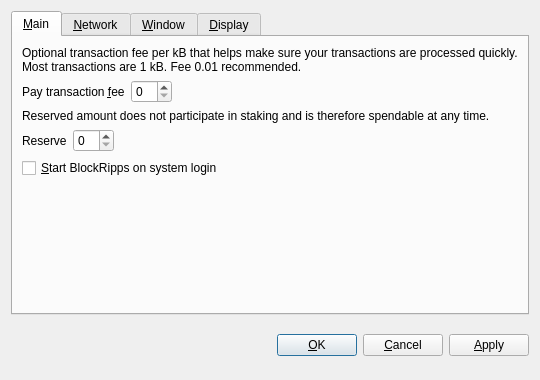
<?xml version="1.0" encoding="UTF-8"?>
<ui version="4.0">
 <class>OptionsDialog</class>
 <widget class="QDialog" name="OptionsDialog">
  <property name="geometry">
   <rect>
    <x>0</x>
    <y>0</y>
    <width>540</width>
    <height>380</height>
   </rect>
  </property>
  <property name="windowTitle">
   <string>Options</string>
  </property>
  <property name="modal">
   <bool>true</bool>
  </property>
  <layout class="QVBoxLayout" name="verticalLayout">
   <item>
    <widget class="QTabWidget" name="tabWidget">
     <property name="tabPosition">
      <enum>QTabWidget::North</enum>
     </property>
     <property name="currentIndex">
      <number>0</number>
     </property>
     <widget class="QWidget" name="tabMain">
      <attribute name="title">
       <string>&amp;Main</string>
      </attribute>
      <layout class="QVBoxLayout" name="verticalLayout_Main">
       <item>
        <widget class="QLabel" name="transactionFeeInfoLabel">
         <property name="text">
          <string>Optional transaction fee per kB that helps make sure your transactions are processed quickly. Most transactions are 1 kB. Fee 0.01 recommended.</string>
         </property>
         <property name="textFormat">
          <enum>Qt::PlainText</enum>
         </property>
         <property name="wordWrap">
          <bool>true</bool>
         </property>
        </widget>
       </item>
       <item>
        <layout class="QHBoxLayout" name="horizontalLayoutFee">
         <item>
          <widget class="QLabel" name="transactionFeeLabel">
           <property name="text">
            <string>Pay transaction &amp;fee</string>
           </property>
           <property name="textFormat">
            <enum>Qt::PlainText</enum>
           </property>
           <property name="buddy">
            <cstring>transactionFee</cstring>
           </property>
          </widget>
         </item>
         <item>
          <widget class="BitcoinAmountField" name="transactionFee"/>
         </item>
         <item>
          <spacer name="horizontalSpacerFee">
           <property name="orientation">
            <enum>Qt::Horizontal</enum>
           </property>
           <property name="sizeHint" stdset="0">
            <size>
             <width>40</width>
             <height>20</height>
            </size>
           </property>
          </spacer>
         </item>
        </layout>
       </item>
       <item>
        <widget class="QLabel" name="reserveBalanceInfoLabel">
         <property name="text">
          <string>Reserved amount does not participate in staking and is therefore spendable at any time.</string>
         </property>
         <property name="textFormat">
          <enum>Qt::PlainText</enum>
         </property>
         <property name="wordWrap">
          <bool>true</bool>
         </property>
        </widget>
       </item>
       <item>
        <layout class="QHBoxLayout" name="horizontalLayoutReserveBalance">
         <item>
          <widget class="QLabel" name="reserveBalanceLabel">
           <property name="text">
            <string>Reserve</string>
           </property>
           <property name="textFormat">
            <enum>Qt::PlainText</enum>
           </property>
           <property name="buddy">
            <cstring>reserveBalance</cstring>
           </property>
          </widget>
         </item>
         <item>
          <widget class="BitcoinAmountField" name="reserveBalance"/>
         </item>
         <item>
          <spacer name="horizontalSpacerReserveBalance">
           <property name="orientation">
            <enum>Qt::Horizontal</enum>
           </property>
           <property name="sizeHint" stdset="0">
            <size>
             <width>40</width>
             <height>20</height>
            </size>
           </property>
          </spacer>
         </item>
        </layout>
       </item>
       <item>
        <widget class="QCheckBox" name="bitcoinAtStartup">
         <property name="toolTip">
          <string>Automatically start BlockRipps after logging in to the system.</string>
         </property>
         <property name="text">
          <string>&amp;Start BlockRipps on system login</string>
         </property>
        </widget>
       </item>
       <item>
        <spacer name="verticalSpacer_Main">
         <property name="orientation">
          <enum>Qt::Vertical</enum>
         </property>
         <property name="sizeHint" stdset="0">
          <size>
           <width>20</width>
           <height>40</height>
          </size>
         </property>
        </spacer>
       </item>
      </layout>
     </widget>
     <widget class="QWidget" name="tabNetwork">
      <attribute name="title">
       <string>&amp;Network</string>
      </attribute>
      <layout class="QVBoxLayout" name="verticalLayout_Network">
       <item>
        <widget class="QCheckBox" name="mapPortUpnp">
         <property name="toolTip">
          <string>Automatically open the BlockRipps client port on the router. This only works when your router supports UPnP and it is enabled.</string>
         </property>
         <property name="text">
          <string>Map port using &amp;UPnP</string>
         </property>
        </widget>
       </item>
       <item>
        <widget class="QCheckBox" name="connectSocks">
         <property name="toolTip">
          <string>Connect to the BlockRipps network through a SOCKS proxy (e.g. when connecting through Tor).</string>
         </property>
         <property name="text">
          <string>&amp;Connect through SOCKS proxy:</string>
         </property>
        </widget>
       </item>
       <item>
        <layout class="QHBoxLayout" name="horizontalLayout_Network">
         <item>
          <widget class="QLabel" name="proxyIpLabel">
           <property name="text">
            <string>Proxy &amp;IP:</string>
           </property>
           <property name="textFormat">
            <enum>Qt::PlainText</enum>
           </property>
           <property name="buddy">
            <cstring>proxyIp</cstring>
           </property>
          </widget>
         </item>
         <item>
          <widget class="QValidatedLineEdit" name="proxyIp">
           <property name="maximumSize">
            <size>
             <width>140</width>
             <height>16777215</height>
            </size>
           </property>
           <property name="toolTip">
            <string>IP address of the proxy (e.g. 127.0.0.1)</string>
           </property>
          </widget>
         </item>
         <item>
          <widget class="QLabel" name="proxyPortLabel">
           <property name="text">
            <string>&amp;Port:</string>
           </property>
           <property name="textFormat">
            <enum>Qt::PlainText</enum>
           </property>
           <property name="buddy">
            <cstring>proxyPort</cstring>
           </property>
          </widget>
         </item>
         <item>
          <widget class="QLineEdit" name="proxyPort">
           <property name="maximumSize">
            <size>
             <width>55</width>
             <height>16777215</height>
            </size>
           </property>
           <property name="toolTip">
            <string>Port of the proxy (e.g. 9050)</string>
           </property>
          </widget>
         </item>
         <item>
          <widget class="QLabel" name="socksVersionLabel">
           <property name="text">
            <string>SOCKS &amp;Version:</string>
           </property>
           <property name="textFormat">
            <enum>Qt::PlainText</enum>
           </property>
           <property name="buddy">
            <cstring>socksVersion</cstring>
           </property>
          </widget>
         </item>
         <item>
          <widget class="QValueComboBox" name="socksVersion">
           <property name="toolTip">
            <string>SOCKS version of the proxy (e.g. 5)</string>
           </property>
          </widget>
         </item>
         <item>
          <spacer name="horizontalSpacer_Network">
           <property name="orientation">
            <enum>Qt::Horizontal</enum>
           </property>
           <property name="sizeHint" stdset="0">
            <size>
             <width>40</width>
             <height>20</height>
            </size>
           </property>
          </spacer>
         </item>
        </layout>
       </item>
       <item>
        <spacer name="verticalSpacer_Network">
         <property name="orientation">
          <enum>Qt::Vertical</enum>
         </property>
         <property name="sizeHint" stdset="0">
          <size>
           <width>20</width>
           <height>40</height>
          </size>
         </property>
        </spacer>
       </item>
      </layout>
     </widget>
     <widget class="QWidget" name="tabWindow">
      <attribute name="title">
       <string>&amp;Window</string>
      </attribute>
      <layout class="QVBoxLayout" name="verticalLayout_Window">
       <item>
        <widget class="QCheckBox" name="minimizeToTray">
         <property name="toolTip">
          <string>Show only a tray icon after minimizing the window.</string>
         </property>
         <property name="text">
          <string>&amp;Minimize to the tray instead of the taskbar</string>
         </property>
        </widget>
       </item>
       <item>
        <widget class="QCheckBox" name="minimizeOnClose">
         <property name="toolTip">
          <string>Minimize instead of exit the application when the window is closed. When this option is enabled, the application will be closed only after selecting Quit in the menu.</string>
         </property>
         <property name="text">
          <string>M&amp;inimize on close</string>
         </property>
        </widget>
       </item>
       <item>
        <spacer name="verticalSpacer_Window">
         <property name="orientation">
          <enum>Qt::Vertical</enum>
         </property>
         <property name="sizeHint" stdset="0">
          <size>
           <width>20</width>
           <height>40</height>
          </size>
         </property>
        </spacer>
       </item>
      </layout>
     </widget>
     <widget class="QWidget" name="tabDisplay">
      <attribute name="title">
       <string>&amp;Display</string>
      </attribute>
      <layout class="QVBoxLayout" name="verticalLayout_Display">
       <item>
        <layout class="QHBoxLayout" name="horizontalLayout_1_Display">
         <item>
          <widget class="QLabel" name="langLabel">
           <property name="text">
            <string>User Interface &amp;language:</string>
           </property>
           <property name="textFormat">
            <enum>Qt::PlainText</enum>
           </property>
           <property name="buddy">
            <cstring>lang</cstring>
           </property>
          </widget>
         </item>
         <item>
          <widget class="QValueComboBox" name="lang">
           <property name="toolTip">
            <string>The user interface language can be set here. This setting will take effect after restarting BlockRipps.</string>
           </property>
          </widget>
         </item>
        </layout>
       </item>
       <item>
        <layout class="QHBoxLayout" name="horizontalLayout_2_Display">
         <item>
          <widget class="QLabel" name="unitLabel">
           <property name="text">
            <string>&amp;Unit to show amounts in:</string>
           </property>
           <property name="textFormat">
            <enum>Qt::PlainText</enum>
           </property>
           <property name="buddy">
            <cstring>unit</cstring>
           </property>
          </widget>
         </item>
         <item>
          <widget class="QValueComboBox" name="unit">
           <property name="toolTip">
            <string>Choose the default subdivision unit to show in the interface and when sending coins.</string>
           </property>
          </widget>
         </item>
        </layout>
       </item>
       <item>
        <widget class="QCheckBox" name="displayAddresses">
         <property name="toolTip">
          <string>Whether to show BlockRipps addresses in the transaction list or not.</string>
         </property>
         <property name="text">
          <string>&amp;Display addresses in transaction list</string>
         </property>
        </widget>
       </item>
       <item>
        <widget class="QCheckBox" name="coinControlFeatures">
         <property name="toolTip">
          <string>Whether to show coin control features or not.</string>
         </property>
         <property name="text">
          <string>Display coin &amp;control features (experts only!)</string>
         </property>
        </widget>
       </item>
       <item>
        <spacer name="verticalSpacer_Display">
         <property name="orientation">
          <enum>Qt::Vertical</enum>
         </property>
         <property name="sizeHint" stdset="0">
          <size>
           <width>20</width>
           <height>40</height>
          </size>
         </property>
        </spacer>
       </item>
      </layout>
     </widget>
    </widget>
   </item>
   <item>
    <layout class="QHBoxLayout" name="horizontalLayout_Buttons">
     <item>
      <spacer name="horizontalSpacer_1">
       <property name="orientation">
        <enum>Qt::Horizontal</enum>
       </property>
       <property name="sizeHint" stdset="0">
        <size>
         <width>40</width>
         <height>48</height>
        </size>
       </property>
      </spacer>
     </item>
     <item>
      <widget class="QLabel" name="statusLabel">
       <property name="font">
        <font>
         <weight>75</weight>
         <bold>true</bold>
        </font>
       </property>
       <property name="text">
        <string/>
       </property>
       <property name="textFormat">
        <enum>Qt::PlainText</enum>
       </property>
       <property name="wordWrap">
        <bool>true</bool>
       </property>
      </widget>
     </item>
     <item>
      <spacer name="horizontalSpacer_2">
       <property name="orientation">
        <enum>Qt::Horizontal</enum>
       </property>
       <property name="sizeHint" stdset="0">
        <size>
         <width>40</width>
         <height>48</height>
        </size>
       </property>
      </spacer>
     </item>
     <item>
      <widget class="QPushButton" name="okButton">
       <property name="text">
        <string>&amp;OK</string>
       </property>
      </widget>
     </item>
     <item>
      <widget class="QPushButton" name="cancelButton">
       <property name="text">
        <string>&amp;Cancel</string>
       </property>
       <property name="autoDefault">
        <bool>false</bool>
       </property>
      </widget>
     </item>
     <item>
      <widget class="QPushButton" name="applyButton">
       <property name="text">
        <string>&amp;Apply</string>
       </property>
       <property name="autoDefault">
        <bool>false</bool>
       </property>
      </widget>
     </item>
    </layout>
   </item>
  </layout>
 </widget>
 <customwidgets>
  <customwidget>
   <class>BitcoinAmountField</class>
   <extends>QSpinBox</extends>
   <header>bitcoinamountfield.h</header>
  </customwidget>
  <customwidget>
   <class>QValueComboBox</class>
   <extends>QComboBox</extends>
   <header>qvaluecombobox.h</header>
  </customwidget>
  <customwidget>
   <class>QValidatedLineEdit</class>
   <extends>QLineEdit</extends>
   <header>qvalidatedlineedit.h</header>
  </customwidget>
 </customwidgets>
 <resources/>
 <connections/>
</ui>
